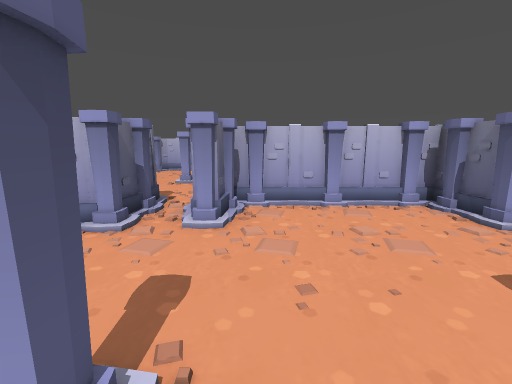
view 1 (above)

16 first-person views from a walk through a level from a Godot 3-D game. The camera is 1.5 m above the floor, tilts 10° down and sees 90° across. The floor is counted in squares, 1 m on a side. Each view is taken from the middle of a square. On the plan, view 1 faces up. The plan holds only what a view shows up to about 13 squares ahead; the rest is blank. Characters and animated objects are left out.

view 2
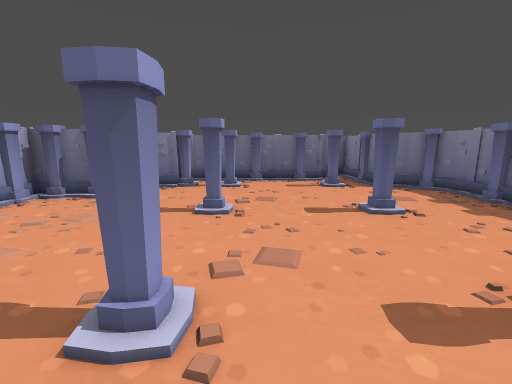

view 3
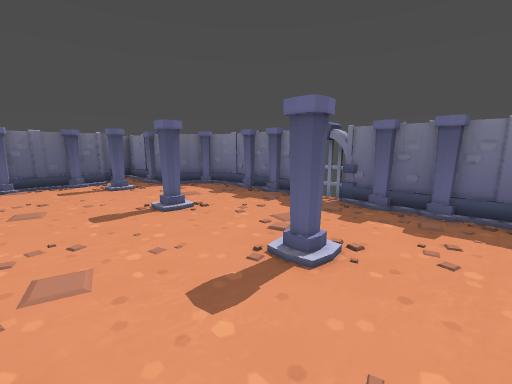

view 4
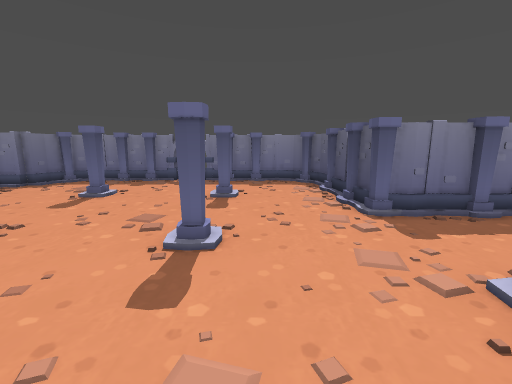

view 5
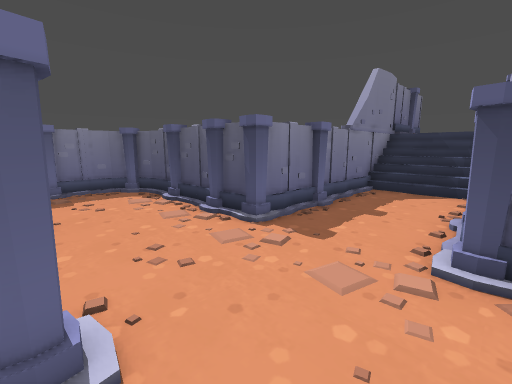

view 6
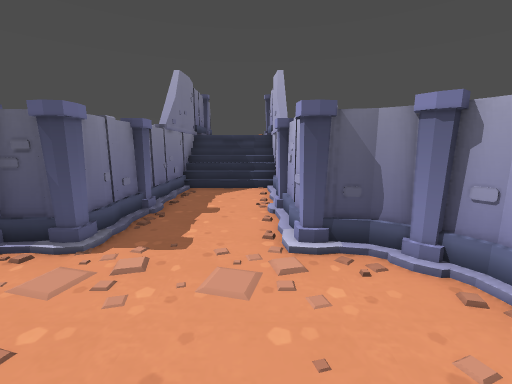

view 7
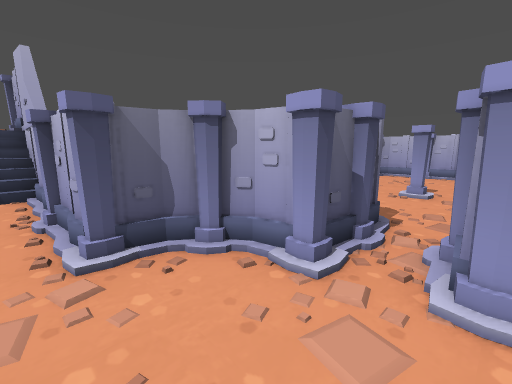

view 8
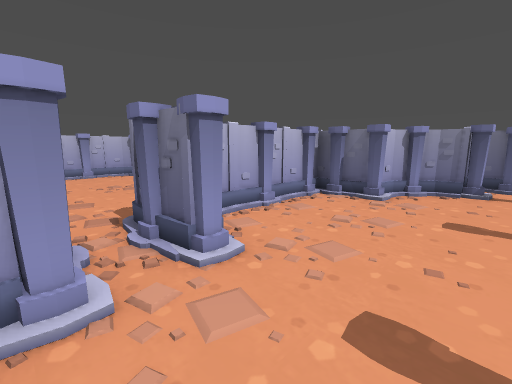

view 9
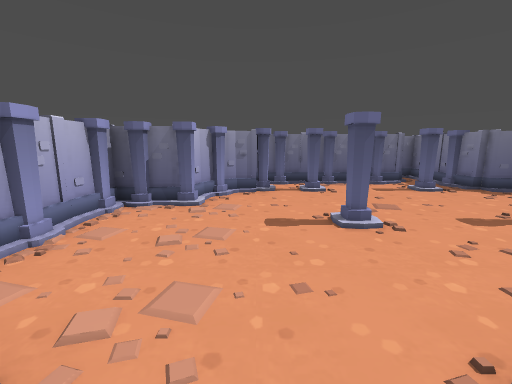

view 10
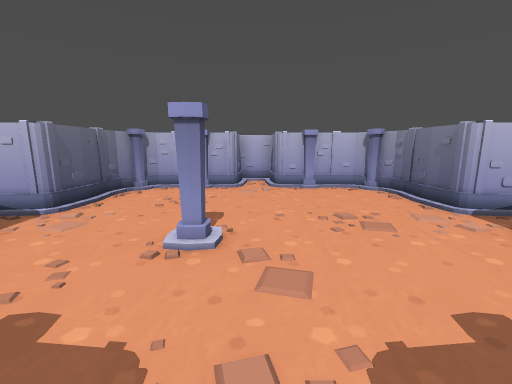

view 11
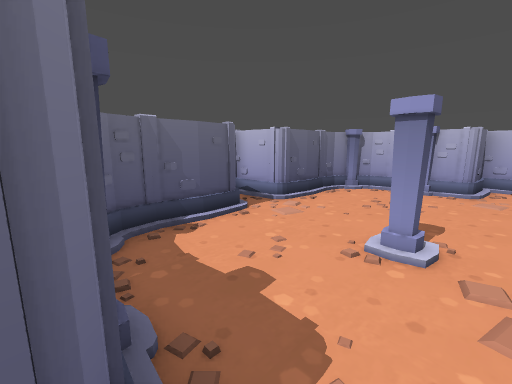

view 12
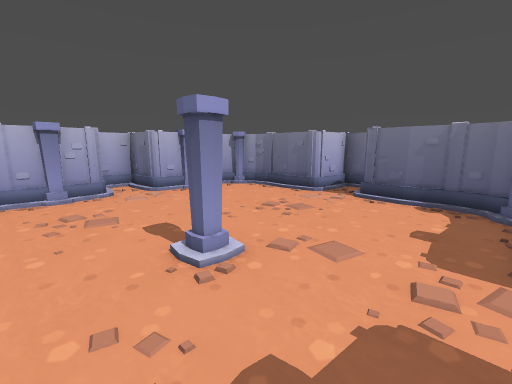

view 13
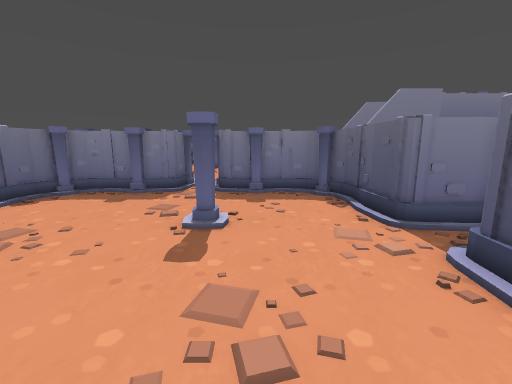

view 14
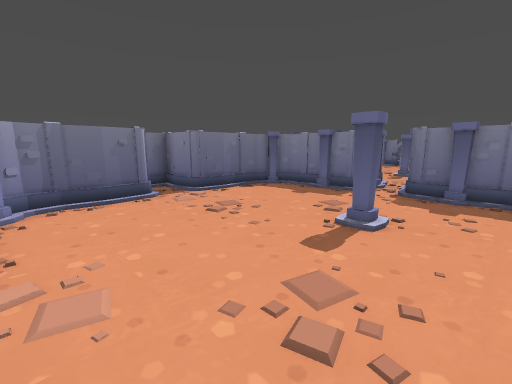

view 15
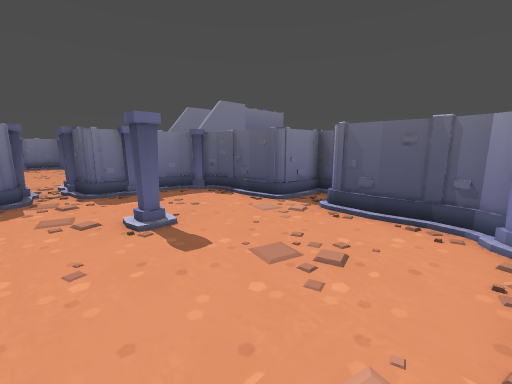

view 16
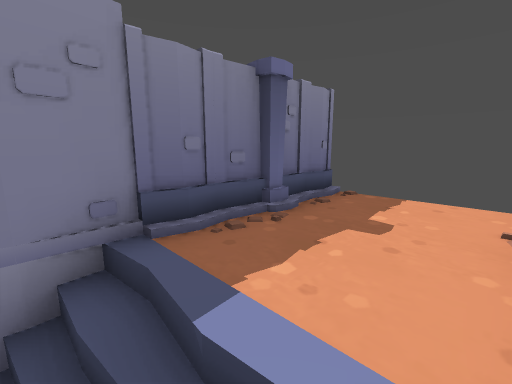

### Floor plan
Key: @ floor where view 1 was taken; # wall or solid block; x gap in a wall; . main floor; : floor 2 m higher than the main floor; / step, stairs or slope; P pillar.
Columns run from 17 left of view 1 to 11 right of it. Each row starts with its distance up from view 1.
 19               ###
 18               #.#
 17            ####.####
 16           ##.......##
 15           #.........#
 14           #.........#
 13         ###.........###
 12         #.............#
 11         ###...#.....###
 10           #.........#
  9           #.........#
  8           ##.......##
  7            ####.#######
  6               #.#.....#
  5              #P.P.....P#
  4             ##.........##
  3  #######  ##P...........P #
  2  :::://...................#
  1  :::://.........#...#...#.#
  0  :::://..........@........#
 -1 ############P.............#
 -2             #.............#
 -3             #...#...#...#.#
 -4             #...............#
 -5             #...........#####
 -6             ##.........##
 -7              #####x#####

Where each view was taken, in squares from view 1:
view 1: 0 up, 0 right, facing up
view 2: 0 up, 3 left, facing right
view 3: 0 up, 3 left, facing down-right
view 4: 5 up, 2 left, facing down
view 5: 3 up, 1 left, facing down-left
view 6: 2 up, 1 left, facing left
view 7: 2 up, 1 left, facing up-left
view 8: 2 up, 3 left, facing up-right
view 9: 3 up, 2 left, facing right
view 10: 7 up, 2 left, facing up
view 11: 7 up, 2 left, facing up-left
view 12: 8 up, 5 left, facing up-right
view 13: 16 up, 4 left, facing down
view 14: 16 up, 5 left, facing down-right
view 15: 16 up, 1 left, facing down-left
view 16: 2 up, 12 left, facing down-left
